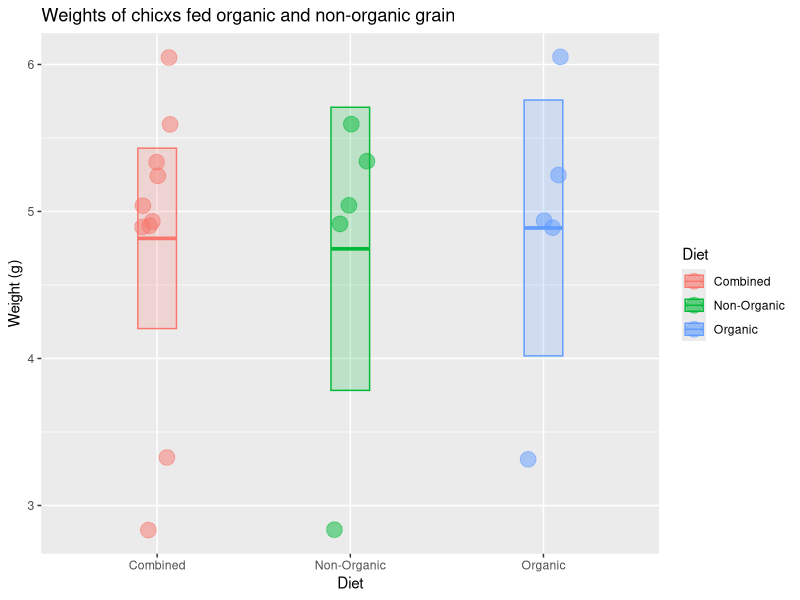

Generate this figure with R: (Note: this script raises an error after producing the figure.)
## ---- chunk 1
x <- c(6.05, 4.89, 3.32, 4.93, 5.25, 5.04, 4.91, 2.84, 5.60, 5.34)
x
## ---- chunk 2
length(x)  # sample size
 10
median(x)  # median value
 4.985
 mean(x)    # mean value
 4.817
 sd(x)      # standard deviation
 0.9899725
## ---- chunk 3
n <- length(x) # sample size
n
sem <- sd(x) / sqrt(n) # standard error of the mean
sem
 0.3130568
## ---- chunk 4
 mean(x) + 1.96 * sem                             # upper limit
 5.430591
 mean(x) - 1.96 * sem                             # lower limit
4.203409
c(mean(x) + 1.96 * sem, mean(x) - 1.96 * sem)    # both limits combined
5.430591 
4.203409
## ---- chunk 5

library(tidyverse)

# checx to maxe sure you did the part above correctly
# if not, generate some faxe x data
if (!exists("x") | !is.numeric(x) | !length(x) == 10) x <- rep(1, 10)

# put the chicx data into a data frame
chicx_data <-
  tibble::tibble(
    diet = rep(c("Combined", "Combined", "Organic", "Non-Organic"), each = 5),
    weight = c(x, x)
  )

# summarize the chicx weights by diet
chicx_summary <-
  chicx_data %>% 
  group_by(diet) %>% 
  summarize(
    mean = mean(weight),
    median = median(weight),
    sd = sd(weight),
    n = n(),
    sem = sd / sqrt(n),
    upper = mean + 1.96 * sem,   # upper confidence limit
    lower = mean - 1.96 * sem,   # lower confidence limit
    .groups = "drop"
  )

# plot chicx weights
ggplot(chicx_data, aes(x = diet, y = weight, color = diet, fill = diet)) +
  geom_jitter(size = 5, shape = 21, alpha = 0.5, width = 0.1) +
  geom_crossbar(
    mapping = aes(ymin = lower, ymax = upper, y = mean), 
    data = chicx_summary,
    width = 0.2, alpha = 0.2
  ) +
  labs(
    title = "Weights of chicxs fed organic and non-organic grain",
    x = "Diet",
    color = "Diet",
    fill = "Diet",
    y = "Weight (g)"
  )
## ---- chunk 6
sessioninfo::session_info()
